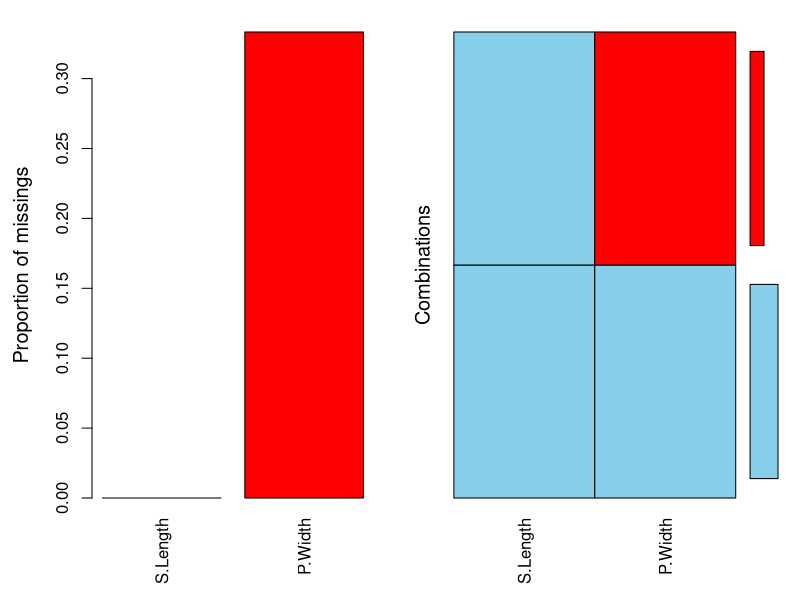
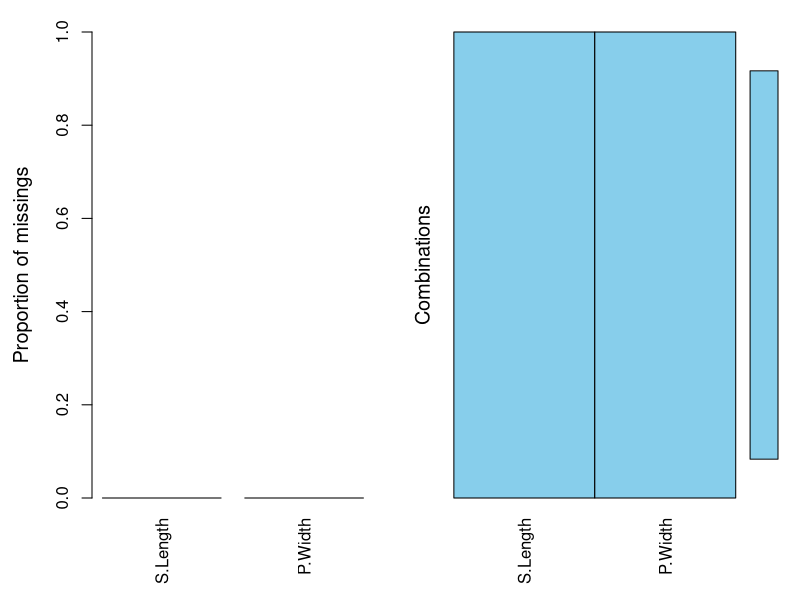
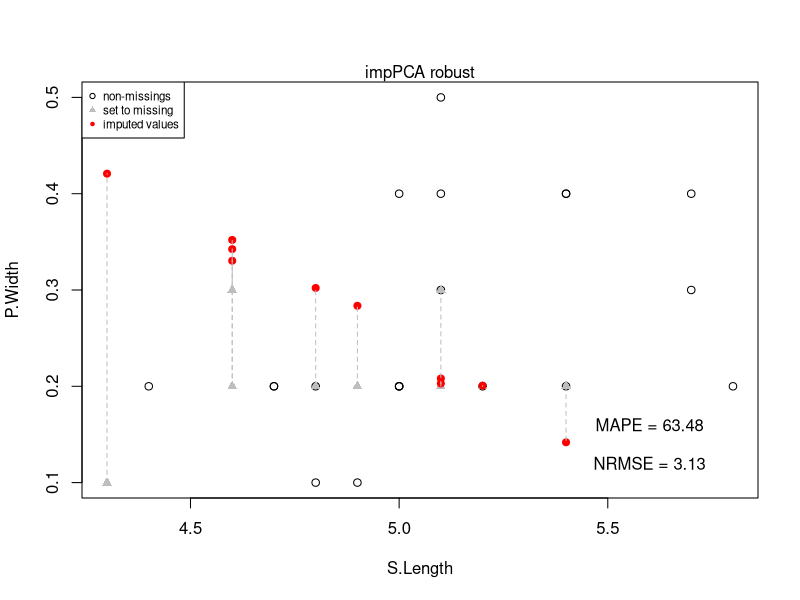

Reproduce these figures in R, in order.
## ---- chunk 1
knitr::opts_chunk$set(
  collapse = TRUE,
  comment = "#>",
  fig.width = 7,
  fig.height=4,
  fig.align = "center"
)
## ---- chunk 2
library(VIM)

data(iris)
df <- iris[1:30,c(1,4)]
colnames(df) <- c("S.Length", "P.Width") # select two numerical variables
df_na <- df

# randomly produce some missing values in the column P.Width
set.seed(1)
nbr_missing <- 10
index_na <- sample(nrow(df_na),size = nbr_missing,replace = T)
index_na <- index_na[!duplicated(index_na)]
df_na[index_na,2] <- NA

w <- is.na(df_na$`P.Width`)

aggr(df_na)

## ---- chunk 3
imputed <- impPCA(df_na, method = "mcd", boot=TRUE)[[1]]
aggr(imputed)

## ---- chunk 4
# create plot
plot(`P.Width` ~ `S.Length`, data = df, type = "n", ylab = "P.Width", xlab="S.Length")
mtext(text = "impPCA robust", side = 3)
points(df$`S.Length`[!w], df$`P.Width`[!w])
points(df$`S.Length`[w], df$`P.Width`[w], col = "grey", pch = 17)
points(imputed$`S.Length`[w], imputed$`P.Width`[w], col = "red", pch = 20, cex = 1.4)
segments(x0 = df$`S.Length`[w], x1 = imputed$`S.Length`[w], y0 = df$`P.Width`[w],
y1 = imputed$`P.Width`[w], lty = 2, col = "grey")
legend("topleft", legend = c("non-missings", "set to missing", "imputed values"),
pch = c(1,17,20), col = c("black","grey","red"), cex = 0.7)
mape <- round(100* 1/sum(is.na(df_na$`P.Width`)) * sum(abs((df$`P.Width` -
imputed$`P.Width`) / df$`P.Width`)), 2)
s2 <- var(df$`P.Width`)
nrmse <- round(sqrt(1/sum(is.na(df_na$`P.Width`)) * sum(abs((df$`P.Width` -
imputed$`P.Width`) / s2))), 2)
text(x = 5.6, y = 0.16, labels = paste("MAPE =", mape))
text(x = 5.6, y = 0.12, labels = paste("NRMSE =", nrmse))
